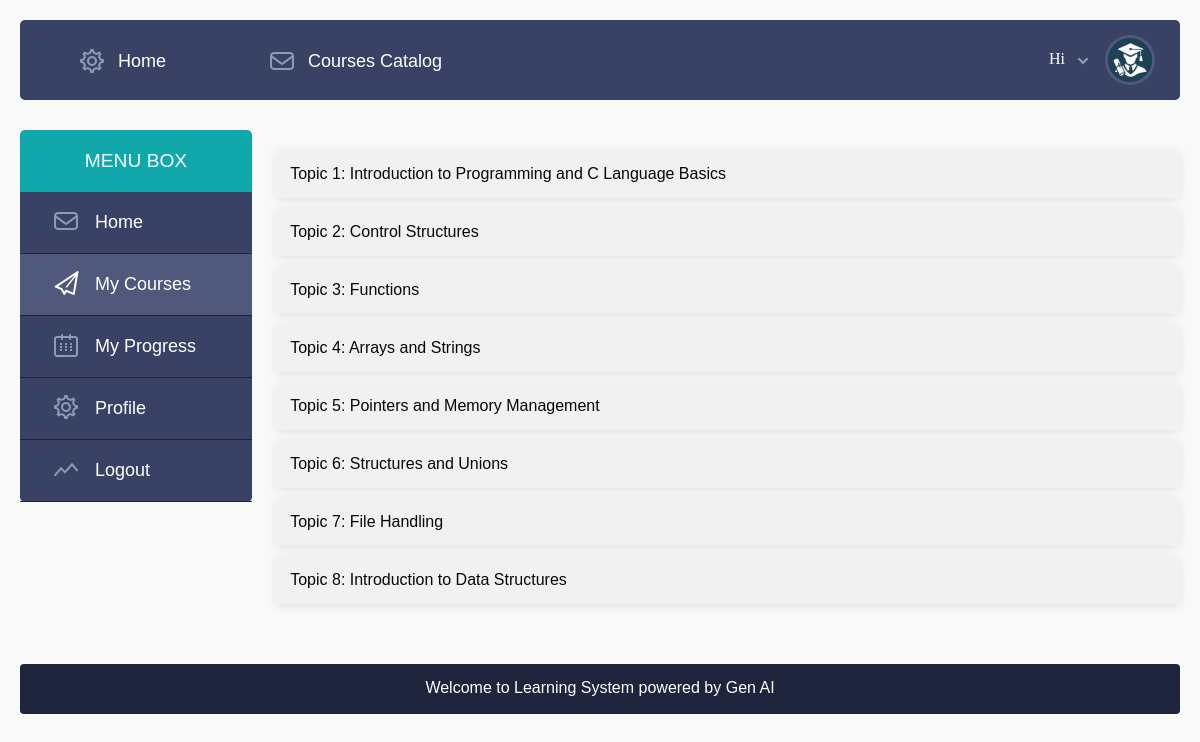
Screenshot of /student_dashboard/ (signed in) with the database file from the repository.
### C_learn/models.py (models this page shows, shortened)
class Topic(models.Model):
    course = models.ForeignKey(Course, related_name='topics', on_delete=models.CASCADE)
    name = models.CharField(max_length=255)
    description = models.TextField()

### C_learn/views.py (the view)
# urls.py: path('student_dashboard/', views.student_dashboard, name='student_dashboard'),
@login_required
def student_dashboard(request):
    user = request.user
    courses = Course.objects.all()
    for course in courses:
        for topic in course.topics.all():
            try:
                progress = StudentProgress.objects.get(student=user, topic=topic)
                topic.completed = progress.completed
                topic.progress = 100 if progress.completed else 0
            except StudentProgress.DoesNotExist:
                topic.completed = False
                topic.progress = 0
    return render(request, 'student/student_dashboard.html', {'courses': courses})

### C_learn/templates/student/student_dashboard.html (shortened to what this page needs)
{% extends 'base.html' %}
{% load static %}
{% block content %}
{% include 'navbar.html' %}
<div class="main">
    <div class="">
        {% include 'student/student_sidebar.html' %}
        <div class="course_middle">
            <div class="accordion-container">
                {% if courses %}
                    {% for course in courses %}
                        {% for topic in course.topics.all %}
                            <div class="accordion-item">
                                <button class="accordion-btn" id="text">{{ topic.name }}</button>
                            </div>
                        {% endfor %}
                    {% endfor %}
                {% endif %}
            </div>
        </div>
    </div>
</div>
{% include 'footer.html' %}
{% endblock %}

### C_learn/templates/base.html (shortened to what this page needs)
{%load static%}
<!DOCTYPE HTML>
<head>
<link href="{%static 'style.css'%}" rel="stylesheet" type="text/css" />
<link href="{%static 'nav.css'%}" rel="stylesheet" type="text/css" media="all"/>
<link href="{%static 'courses.css'%}" rel="stylesheet" type="text/css" media="all"/>
<link href="{%static 'form.css'%}" rel="stylesheet" type="text/css" media="all"/>
<link href="{%static 'bootstrap-icons.css'%}" rel="stylesheet">
</head>
<body>
    {%block content %}
    {%endblock%}
</body>

### C_learn/templates/navbar.html (shortened to what this page needs)
{%load static%}
<div class="">
    <div class="header">
          <div class="header_top">
                <div class="menu">
                      <ul class="nav">
                          <li><a href="{%url 'index'%}"><i><img src="{% static 'images/settings.png'%}" alt="" /></i>Home</a></li>
                          <li><a href="{%url 'courses'%}"><i><img src="{% static 'images/mail.png'%}" alt="" /></i>Courses Catalog</a></li>
                      </ul>
                  </div>
                <div class="profile_details">
                         <div id="loginContainer">
                            <a id="loginButton" class=""><span>Hi</span></a>
                      </div>
                       <div class="profile_img">
                           <a href="#"><img src="{% static 'images/student.jfif'%}" alt="" style="height: 50px; width: 50px;"/>	</a>
                       </div>
                  </div>
             </div>
      </div>
</div>

### C_learn/templates/student/student_sidebar.html
{%load static%}
<div class="course_left">
      <div class="menu_box">
             <h3>Menu Box</h3>
               <div class="menu_box_list">
                         <ul>
                                 <li><a href="{%url 'student_home'%}" class="messages"><span>Home</span><div class="clear"></div></a></li>
                                 <li class="active"><a href="{%url 'student_dashboard'%}" class="invites"><span>My Courses </span><div class="clear"></div></a></li>
                                 <li><a href="{%url 'student_progress'%}" class="events"><span>My Progress</span></a></li>
                                 <li><a href="{%url 'student_profile'%}" class="account_settings"><span>Profile</span></a></li>
                                 <li><a href="{%url 'logout'%}" class="statistics"><span>Logout</span></a></li>
                       </ul>
             </div>
      </div>
   </div>

### C_learn/templates/footer.html
<footer style="width: 100%; background-color: #1F253D; height: 50px; text-align: center; margin-top: 20px; border-radius: 4px;">
    <h4 style=" padding-top: 15px; color: #ffffff;">Welcome to Learning System powered by Gen AI</h4>
</footer>

### static/style.css (style rules this page uses)
html,body,div,span,applet,object,iframe,h1,h2,h3,h4,h5,h6,p,blockquote,pre,a,abbr,acronym,address,big,cite,code,del,dfn,em,img,ins,kbd,q,s,samp,small,strike,strong,sub,sup,tt,var,b,u,i,dl,dt,dd,ol,nav ul,nav li,fieldset,form,label,legend,table,caption,tbody,tfoot,thead,tr,th,td,article,aside,canvas,details,embed,figure,figcaption,footer,header,hgroup,menu,nav,output,ruby,section,summary,time,mark,audio,video { margin:0;padding:0;border:0;font-size:100%;font:inherit;vertical-align:baseline; }
article, aside, details, figcaption, figure,footer, header, hgroup, menu, nav, section { display: block; }
ol,ul { list-style:none;margin:0;padding:0; }
a { text-decoration:none; }
img { max-width:100%; }
body { font-family: 'ambleregular'; background:#fbfbfc; padding:10px; position:relative; }
.header_top { background:#394264; border-radius:5px; -webkit-border-radius:5px; -moz-border-radius:5px; -o-border-radius:5px; position:relative; }
.profile_details { float:right; margin: 15px 25px; }
#loginContainer { position:relative; float:left; padding-right:10px; padding-top:15px; }
#loginButton { display:inline-block; position:relative; z-index:30; cursor:pointer; }
#loginButton span { color:#FFF; font-size:1em; background:url(images/loginArrow.png) no-repeat 26px 8px; display:block; padding: 0 30px 0 0; font-family: 'ambleregular'; }
.profile_img { float:right; }
.profile_img img { display:block; border-radius:3em; -webkit-border-radius:3em; -moz-border-radius:3em; -o-border-radius:3em; border:3px solid #50597b; }
.main { padding:30px 0; }
.course_left { width: 20%; float: left; }
.course_middle { margin-left: 2%; float:left; width:78%; }
.menu_box h3 { color: #FFF; font-size: 1.2em; text-transform: uppercase; padding:20px 0; text-align: center; background: #11a8ab; border-radius:5px 5px 0 0; -webkit-border-radius:5px 5px 0 0; -moz-border-radius:5px 5px 0 0; -o-border-radius:5px 5px 0 0; }
.menu_box_list { background:#394264; border-radius:0px 0px 5px 5px; -webkit-border-radius:0px 0px 5px 5px; -moz-border-radius:0px 0px 5px 5px; -o-border-radius:0px 0px 5px 5px; }
.menu_box_list li a { display:block; color:#FFF; font-size:1em; border-bottom:1px solid #1f253d; padding:20px 30px; -webkit-transition: all 0.5s ease-in-out; -moz-transition: all 0.5s ease-in-out; -o-transition: all 0.5s ease-in-out; transition: all 0.5s ease-in-out; }
.menu_box_list li a:hover,.menu_box_list li.active a { background:#50597b; }
.menu_box_list li a span { padding-left:45px; }
.menu_box_list li a.messages { background-image:url(../images/mail.png); background-repeat:no-repeat; background-position:30px 13px; }
.menu_box_list li a.invites { background-image:url(../images/invites.png); background-repeat:no-repeat; background-position:30px 13px; }
.menu_box_list li a.invites:hover,.menu_box_list li.active a { background-image:url(../images/invites-hover.png); }
.menu_box_list li a.events { background-image:url(../images/events.png); background-repeat:no-repeat; background-position:30px 13px; }
.menu_box_list li a.account_settings { background-image:url(../images/settings.png); background-repeat:no-repeat; background-position:30px 13px; }
.menu_box_list li a.statistics { background-image:url(../images/statistics.png); background-repeat:no-repeat; background-position:30px 13px; }

### staticfiles_build/static/nav.css (style rules this page uses)
.menu { float:left; z-index: 1; }
.menu ul { margin-left:6px; }
.menu li { float:left; }
.menu li a { color:#FFF; font-size:1em; padding:25px 50px; display: block; text-align:center; color:#FFF; -webkit-transition: all 0.5s ease-in-out; -moz-transition: all 0.5s ease-in-out; -o-transition: all 0.5s ease-in-out; transition: all 0.5s ease-in-out; position:relative; }
.menu li i img { margin-bottom:-10px; margin-right:10px; }
.nav:before, .nav:after { content: " "; display: table; }
.nav:after { clear: both; }
.nav > li > a { display: block; }

### static/courses.css (style rules this page uses)
* { margin: 0; padding: 0; box-sizing: border-box; font-size: large; }
body { font-family: Arial, sans-serif; background-color: #f9f9f9; padding: 20px; }
.accordion-container { width: 100%; margin: 0 auto; border-radius: 5px; }
.accordion-item { background-color: #fff; border-radius: 5px; margin-bottom: 10px; box-shadow: 0 2px 10px rgba(0, 0, 0, 0.1); }
.accordion-btn { width: 100%; background-color: #ffffff; color: rgb(10, 6, 6); border: none; text-align: left; padding: 15px; font-size: 16px; cursor: pointer; border-radius: 5px; outline: none; transition: background-color 0.3s ease; }

### static/form.css (style rules this page uses)
* { margin: 0; padding: 0; box-sizing: border-box; }

### rows the page displays
Topic: name "Topic 1: Introduction to Programming and C Language Basics"
Topic: name "Topic 2: Control Structures"
Topic: name "Topic 3: Functions"
Topic: name "Topic 4: Arrays and Strings"
Topic: name "Topic 5: Pointers and Memory Management"
Topic: name "Topic 6: Structures and Unions"
Topic: name "Topic 7: File Handling"
Topic: name "Topic 8: Introduction to Data Structures"
